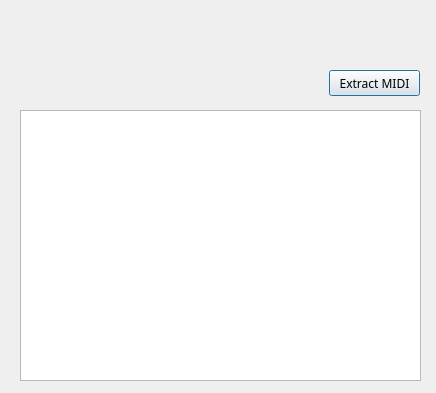
<?xml version="1.0" encoding="UTF-8"?>
<ui version="4.0">
 <class>CONFileInfo</class>
 <widget class="QDialog" name="CONFileInfo">
  <property name="geometry">
   <rect>
    <x>0</x>
    <y>0</y>
    <width>436</width>
    <height>393</height>
   </rect>
  </property>
  <property name="font">
   <font>
    <family>Monospace</family>
   </font>
  </property>
  <property name="windowTitle">
   <string>CON File Info</string>
  </property>
  <widget class="QTextEdit" name="textEdit">
   <property name="geometry">
    <rect>
     <x>20</x>
     <y>110</y>
     <width>401</width>
     <height>271</height>
    </rect>
   </property>
   <property name="lineWrapMode">
    <enum>QTextEdit::NoWrap</enum>
   </property>
   <property name="readOnly">
    <bool>true</bool>
   </property>
  </widget>
  <widget class="QLabel" name="icon">
   <property name="geometry">
    <rect>
     <x>30</x>
     <y>20</y>
     <width>91</width>
     <height>71</height>
    </rect>
   </property>
   <property name="text">
    <string>&lt;html&gt;&lt;head/&gt;&lt;body&gt;&lt;p&gt;&lt;br/&gt;&lt;/p&gt;&lt;/body&gt;&lt;/html&gt;</string>
   </property>
  </widget>
  <widget class="QLabel" name="titleLabel">
   <property name="geometry">
    <rect>
     <x>130</x>
     <y>10</y>
     <width>291</width>
     <height>31</height>
    </rect>
   </property>
   <property name="font">
    <font>
     <family>Noto Sans</family>
     <pointsize>14</pointsize>
     <weight>75</weight>
     <bold>true</bold>
    </font>
   </property>
   <property name="text">
    <string/>
   </property>
  </widget>
  <widget class="QLabel" name="artistLabel">
   <property name="geometry">
    <rect>
     <x>130</x>
     <y>40</y>
     <width>281</width>
     <height>21</height>
    </rect>
   </property>
   <property name="font">
    <font>
     <family>Noto Sans</family>
     <pointsize>12</pointsize>
    </font>
   </property>
   <property name="text">
    <string/>
   </property>
  </widget>
  <widget class="QPushButton" name="pushButton">
   <property name="geometry">
    <rect>
     <x>329</x>
     <y>70</y>
     <width>91</width>
     <height>26</height>
    </rect>
   </property>
   <property name="font">
    <font>
     <family>Noto Sans</family>
    </font>
   </property>
   <property name="text">
    <string>Extract MIDI</string>
   </property>
  </widget>
 </widget>
 <resources/>
 <connections/>
</ui>
